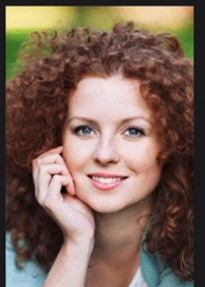
#> input picture woman.png, 205 x 287 px
$ python 5Bileteral.py
#> lines starting #> are read from the running program, lines starting #| are printed output that depends on the picture
import cv2
import numpy as np
import matplotlib.pyplot as plt
image=cv2.imread('woman.png')
#> image is the input picture: shape (287, 205, 3); mean B, G, R 86.8, 99.8, 123.4
image =cv2.cvtColor(image, cv2.COLOR_BGR2RGB)
blur1 = cv2.bilateralFilter(image,5,10, 2)
#blur2 = cv2.bilateralFilter(image,10,0, 2)
blur2= cv2.blur(image,(5,5))
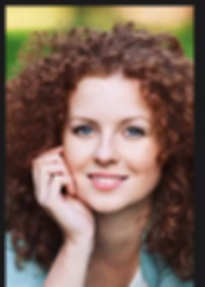
#> blur2: shape (287, 205, 3); mean R, G, B 123.4, 99.8, 86.8
plt.figure(figsize=(30,15))
plt.subplot(131)
plt.imshow(image, cmap='gray')
plt.title("original image")
plt.subplot(132)
plt.imshow(blur1, cmap='gray')
plt.subplot(133)
plt.imshow(blur2, cmap='gray')
plt.show()
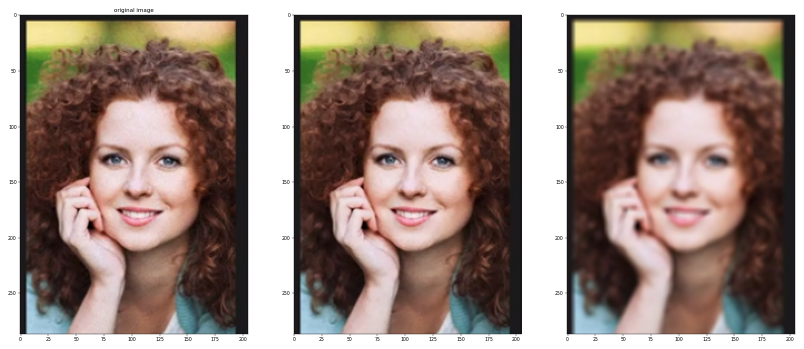
#> figure drawn by matplotlib, 3 panels

$ run again, with left.png copied over woman.png
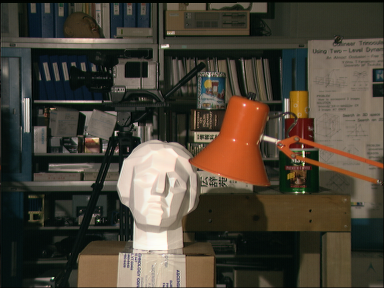
#> input picture left.png, 384 x 288 px
#> image is the input picture: shape (288, 384, 3); mean B, G, R 55.3, 67.6, 74.7
#> `blur2= cv2.blur(image,(5,5))`:
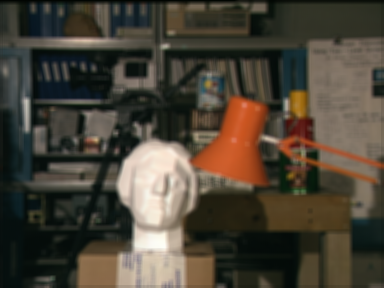
#> blur2: shape (288, 384, 3); mean R, G, B 74.8, 67.7, 55.4
#> `plt.show()`:
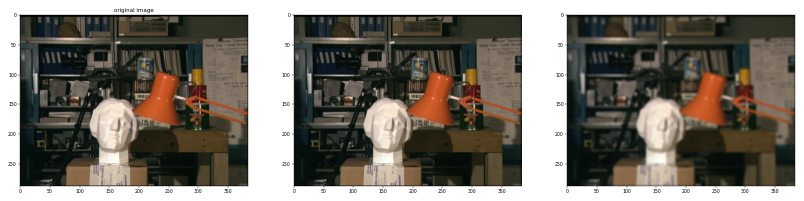
#> figure drawn by matplotlib, 3 panels
